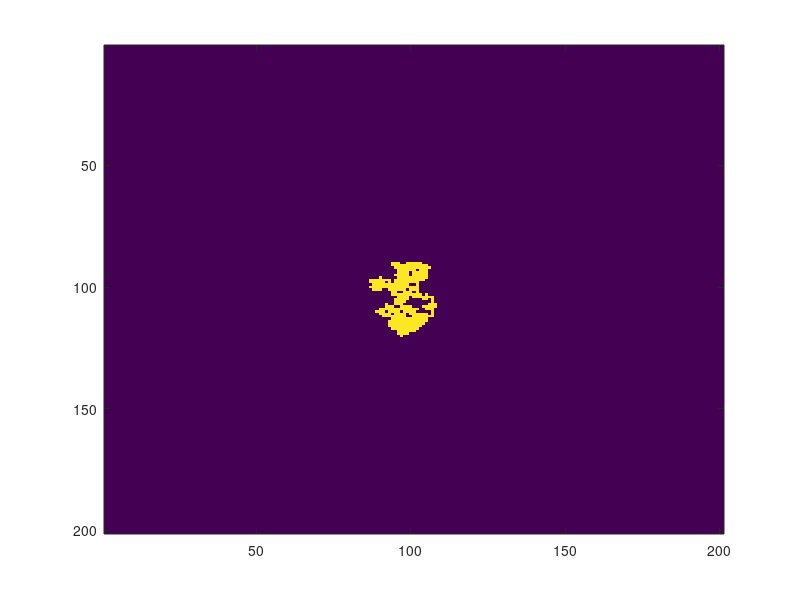

The MATLAB script that drew this image:
% A code for simulating random walk

clear,clc,close all 
% clear - delete all variables from matlab memory
% clc - clear screen
% close all - close all matlab figure windows

space_2d=zeros(201,201); 
x=101;
y=101;
space_2d(x,y)=1;
% We are going to play random walk here


for i=1:1000
	direction=randi(4);
	% randi(4) is a uniform distributed integer which spits out integers 1 to 4
	% Let 1 imply right,2 - up, 3 - left, 4 - down
	if direction==1
	x=x+1;
	space_2d(x,y)=1;
	elseif direction==2
	y=y+1;
    space_2d(x,y)=1;
	elseif direction==3
	x=x-1;
	space_2d(x,y)=1;
	elseif direction==4
	y=y-1;
    space_2d(x,y)=1;
	end

end

imagesc(space_2d)
